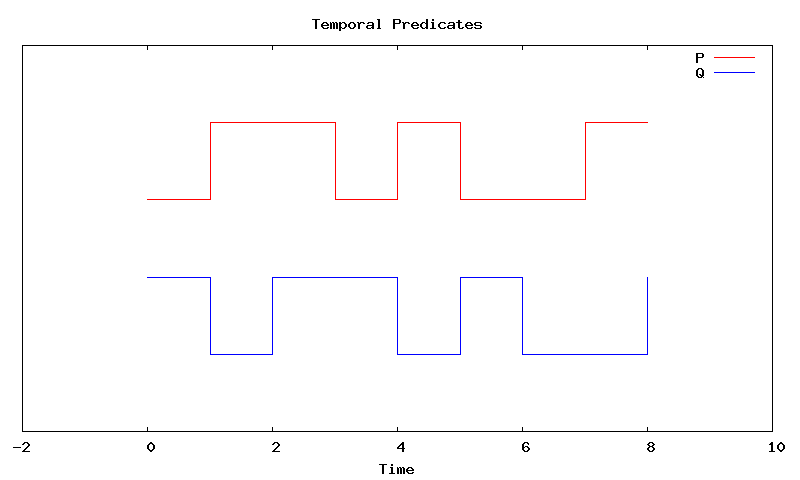

Generate this figure with gnuplot:
set terminal png giant size 800 200

unset logscale x
set datafile separator ","
set title "Temporal Predicates"
set xlabel "Time"
unset ytics
plot [-2:10][3:8] "tp-PQ.csv" using 1:2 title "P" with steps lc rgb "red", "tp-PQ.csv" using 1:3 title "Q" with steps lc rgb "blue"
